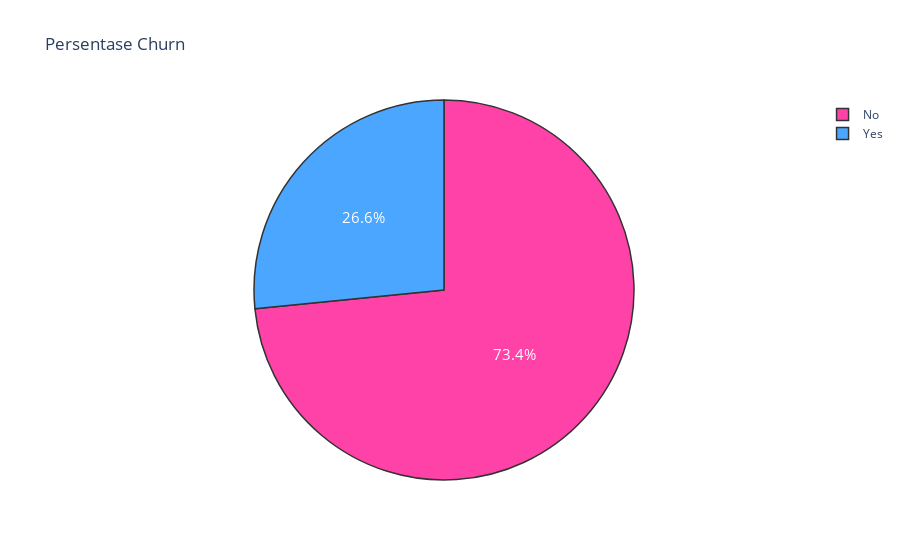

Notebook cell for this chart:
### Markdown cell above
> Want to know distribution of target label

### Code cell
# pie chart
trace = go.Pie(labels = ['No','Yes'],
               values = df['Churn'].value_counts(),
               textfont=dict(size=15), opacity = 0.8,
               marker=dict(colors=[ 'DeepPink', 'DodgerBlue'], line=dict(color='#000000', width=1.5)))


layout = dict(title = 'Persentase Churn')
           
fig = dict(data = [trace], layout=layout)
py.iplot(fig)

#bar chart
test =sns.countplot(x="Churn", data=df, palette="Set1")
test.set_title("Frequency distribution of Churn variable")

plt.show()

### Figure 1 — Plotly figure (JSON) as saved in the notebook; plotly's stock layout.template omitted (floating-point values rounded to 4 significant figures)
{"data": [{"labels": ["No", "Yes"], "marker": {"colors": ["DeepPink", "DodgerBlue"], "line": {"color": "#000000", "width": 1.5}}, "opacity": 0.8, "textfont": {"size": 15}, "type": "pie", "values": [5163, 1869]}], "layout": {"title": {"text": "Persentase Churn"}}}
